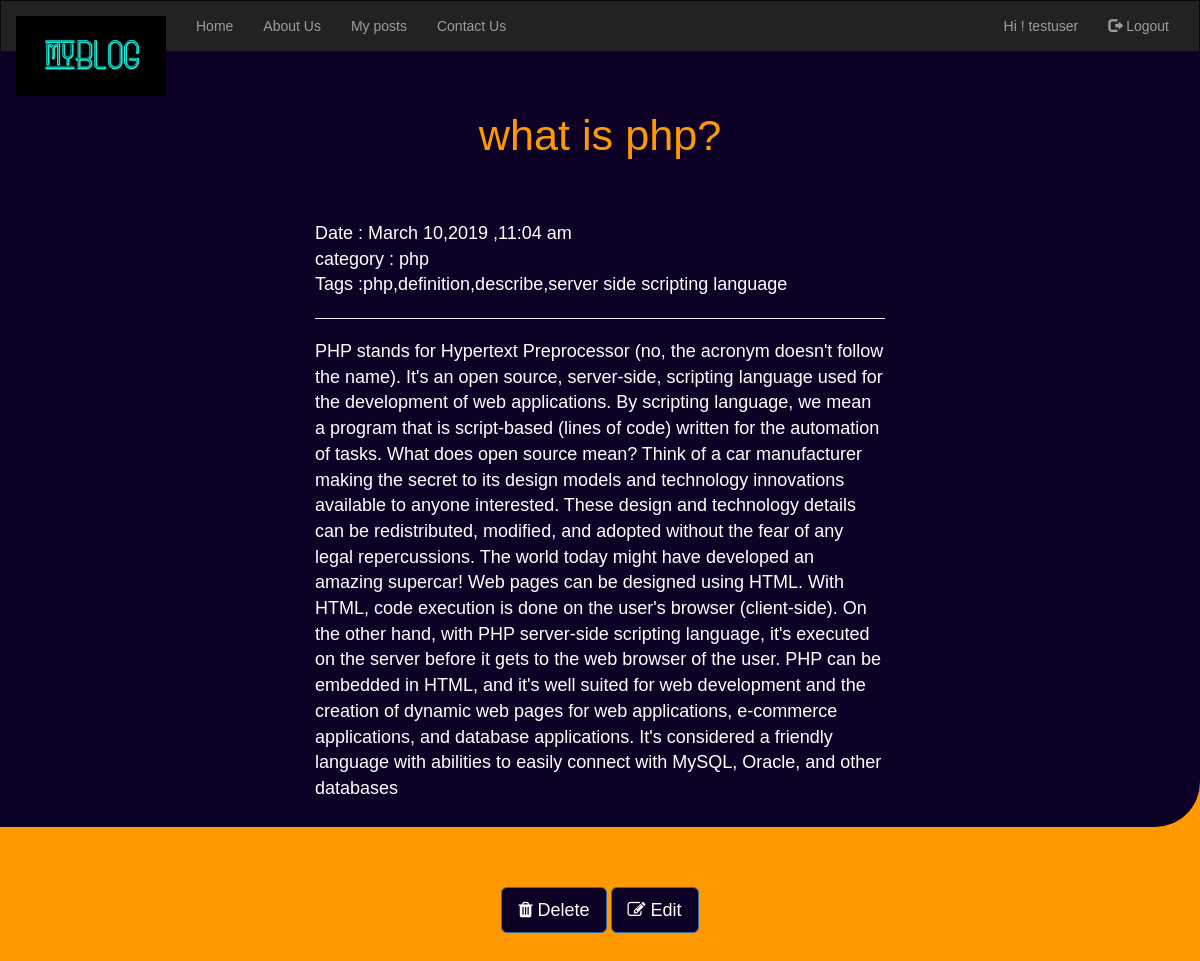
Page /posts/show.php?id=1 (signed in) on the committed database.
### tables this page shows
CREATE TABLE `users` (
  `user_id` int(11) NOT NULL,
  `email` text NOT NULL,
  `name` text NOT NULL,
  `password` text NOT NULL
);

CREATE TABLE `posts` (
  `id` int(11) NOT NULL,
  `cat_id` int(11) NOT NULL,
  `title` text NOT NULL,
  `content` text NOT NULL,
  `author` varchar(255) NOT NULL,
  `tags` text NOT NULL,
  `date` timestamp NOT NULL DEFAULT current_timestamp()
);

CREATE TABLE `category` (
  `id` int(11) NOT NULL,
  `title` text NOT NULL
);

### posts/project.php (called while the page is built)
<?php
$loc = "../";
?>

### lib/db.php (called while the page is built, shortened)
<?php
	class database{
		private $dbh = dbh;
		private $dbu = dbu;
		private $dbp = dbp;
		private $data = data;
		private $link;
		private function connect(){
			$this->link = new mysqli($this->dbh,$this->dbu,$this->dbp,$this->data);
		}
		public function select($query){
			$result = $this->link->query($query);
			if($result->num_rows > 0){
				return $result;
			}
			else{
				return false;
			}
		}
	}
?>

### lib/functions.php (called while the page is built)
<?php
	function formatDate($date){
		return date('F j,Y ,g:i a',strtotime($date));
	}
?>

### posts/show.php (the view, shortened to what this page needs)
<?php include_once "project.php" ?>
<?php
	include_once "../lib/db.php";
	include_once "../lib/functions.php";
	$db = new database();
if(isset($_SESSION["uid"])){
	if ($_SERVER["REQUEST_METHOD"] == "GET") {
		$pid = $_GET["id"];
		$query = "select * from posts where id ='$pid'";
		$posts = $db->select($query);
		$row = $posts->fetch_array();
		$cid = $row["cat_id"];
		$query1 = "select * from category where id ='$cid'";
		$posts1 = $db->select($query1);
		$row2 = $posts1->fetch_array();
	}
}
else{
	header("location:../logsign/login.php");
}
?>
<?php include_once "../includes/nav.php"?>
			<div class="bg-yellow">
			<div class =" container-fluid bg-blu addbg">
			<br /><br /><br />
			<center><h1 class="" style="color:#ff9900"><big><?php echo($row["title"]); ?></big> </h1></center>
				<div class ="row">
					<div class ="col-sm-3"></div>
					<div class ="col-sm-6" style="color:#fff;font-size:18px;"><br /><br />
						Date : <?php echo(formatDate($row["date"]));?><br />
						category : <?php echo($row2["title"]);?><br />
						Tags :<?php echo($row["tags"]); ?><br /><hr />
						<?php echo($row["content"]);?>
						<br/><br />
					</div>
					<div class ="col-sm-3"></div>
				</div>
			</div>
			<br /><br /><br />
			<center>
				<a href ="del.php?id=<?php echo $pid;?>" class="btn btn-primary bg-blu btn-lg"><b> <i class="fa fa-trash"></i></b> Delete</a>
				<a href ="edit.php?id=<?php echo $pid;?>" class="btn btn-primary bg-blu btn-lg"><b> <i class="fa fa-edit"></i></b> Edit</a>
			</center>
			<br><br /><br />
		</div>
	</body>
</html>

### includes/nav.php (shortened to what this page needs)
<!doctype html>
<html lang="en">
  <head>
    <link rel="stylesheet" href="https://maxcdn.bootstrapcdn.com/bootstrap/3.4.0/css/bootstrap.min.css">
<link rel="stylesheet" href="https://cdnjs.cloudflare.com/ajax/libs/font-awesome/4.7.0/css/font-awesome.min.css">
	<?php echo("<link href='".$loc."css/main.css' rel='stylesheet'>");?>
	<?php echo("<link href='".$loc."css/log.css' rel='stylesheet'>");?>
	<?php echo("<link href='".$loc."css/add.css' rel='stylesheet'>");?>
  </head>
  <body>
 <div class ="blog-masthead">
 <nav class="navbar navbar-inverse" style="margin:0px;border-radius:0px">
  <div class="container-fluid">
    <div class="navbar-header">
		<?php echo("<a class='navbar-brand' href ='".$loc."index.php'><img src ='".$loc."images/logo.jpeg' width=150px></a>");?>
    </div>
    <div class="collapse navbar-collapse" id="myNavbar">
      <ul class="nav navbar-nav">
		<?php echo("<li><a href ='".$loc."index.php'>Home</a></li>");?>
		<?php echo("<li><a href ='".$loc."pages/about.php'>About Us</a></li>");?>
		<?php
		if(isset($_SESSION["uid"])){
			$uid=$_SESSION["uid"];
			echo("<li><a href ='".$loc."pages/author.php?id=".$uid."'>My posts</a></li>");
		}
		?>
		<?php echo("<li><a href ='".$loc."pages/contact.php'>Contact Us</a></li>");?>
      </ul>
      <ul class="nav navbar-nav navbar-right">
        <?php
		if(!isset($_SESSION["uid"])){
			echo("<li><a href='".$loc."logsign/signup.php'><span class='glyphicon glyphicon-user'></span> Sign Up</a></li>");
			echo("<li><a href='".$loc."logsign/login.php'><span class='glyphicon glyphicon-log-in'></span> Login</a></li>");
		}
		else{
			$id = $_SESSION["uid"];
			$query1 = "select * from users where user_id ='$id' limit 1";
			$posts1 = $db->select($query1);
			$row1 = $posts1->fetch_array();
			$nm =$row1["name"];
			echo("<li><a href=''><span class=''></span> Hi ! ".$nm."</a></li>");
			echo("<li><a href='".$loc."logsign/logout.php'><span class='glyphicon glyphicon-log-out'></span> Logout</a></li>");
		}
		?>
      </ul>
    </div>
  </div>
</nav>
</div>

### css/main.css (style rules this page uses)
body { font-family: Georgia, "Times New Roman", Times, serif; color: #555; }
h1, .h1, h2, .h2, h3, .h3, h4, .h4, h5, .h5, h6, .h6 { margin-top: 0; font-family: "Helvetica Neue", Helvetica, Arial, sans-serif; font-weight: 400; color: #333; }
.bg-blu { background:#0D0225; }
.bg-yellow { background:#ff9900; }
.blog-masthead { background-color: #428bca; -webkit-box-shadow: inset 0 -2px 5px rgba(0, 0, 0, .1); box-shadow: inset 0 -2px 5px rgba(0, 0, 0, .1); margin-bottom:0px; border =0; }

### css/log.css (style rules this page uses)
* { margin: 0; padding: 0; font-family: sans-serif; }

### css/add.css (style rules this page uses)
.addbg { border-bottom-right-radius: 45px; }
.bg-blu { background:#0D0225; }
.bg-yellow { background:#ff9900; }

### rows in the picture
users: name "testuser"
posts: title "what is php?", date "March 10,2019 ,11:04 am", tags "php,definition,describe,server side scripting language", content "PHP stands for Hypertext Preprocessor (no, the acronym doesn't follow the name). It's an open source, server-side, scripting language used for the development of web applications. By scripting language, we mean a program that is script-based (lines of code) written for the automation of tasks. What does open source mean? Think of a car manufacturer making the secret to its design models and technology innovations available to anyone interested. These design and technology details can be redistributed, modified, and adopted without the fear of any legal repercussions. The world today might have developed an amazing supercar! Web pages can be designed using HTML. With HTML, code execution is…"
category: title "php"
